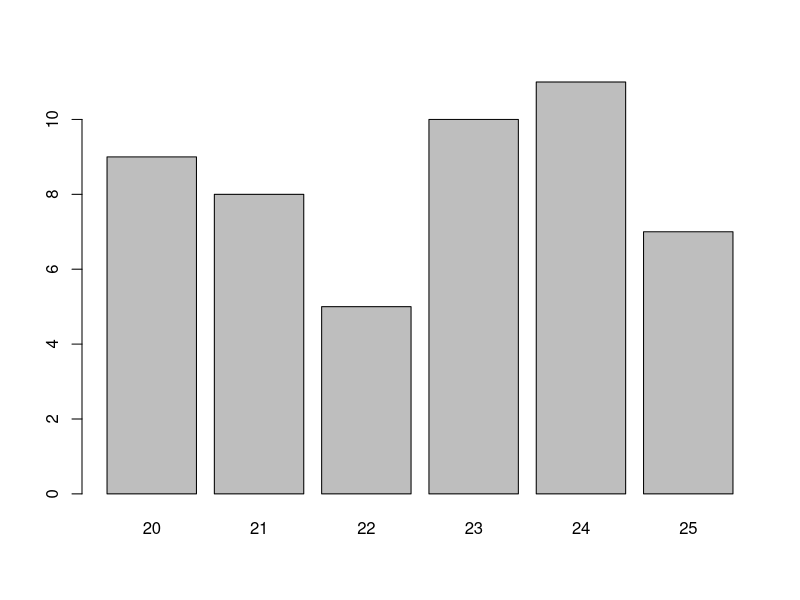
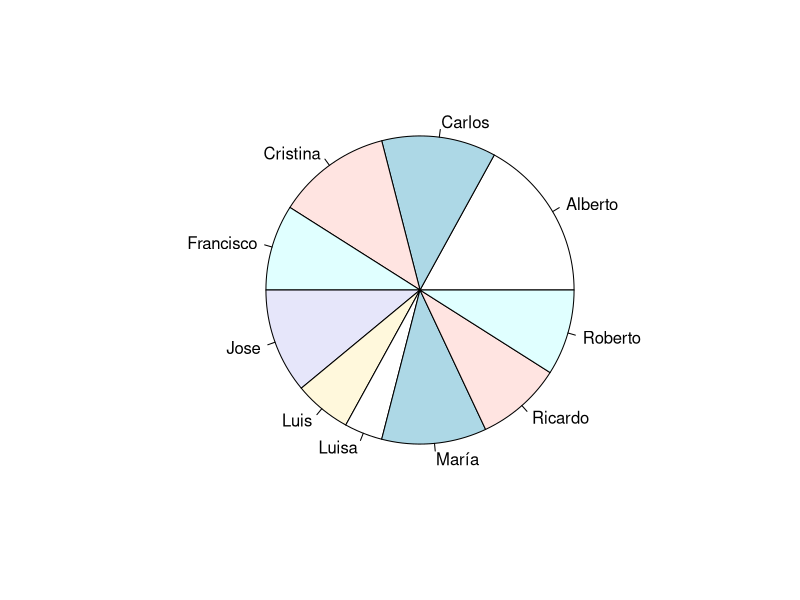
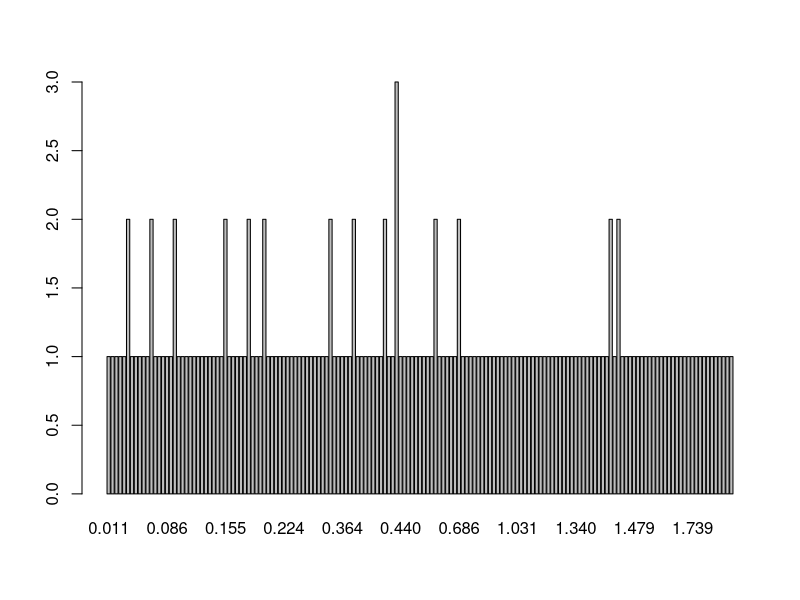

Source code (R) for these figures, in order:
# Pregunta 1
alumnos = factor(sample(c("Ricardo", "Luis", "Alberto", "Jose", "Francisco", "Carlos", "Roberto", "María", "Luisa", "Cristina"), size = 100,
                        replace = TRUE))
table(alumnos)

# Pregunta 2
edades = sample(20:80, size = 100, replace = TRUE)
prop.table(table(edades))              

# Pregunta 3
altura = sample(100:110, size = 50, replace = TRUE)
peso = sample(50:70, size = 50, replace = TRUE)
table(altura,peso)

# Pregunta 4 
prop.table(table(altura,peso))
edades = sample(20:30, size = 50, replace = TRUE)
altura = sample(100:110, size = 50, replace = TRUE)
prop.table(table(altura,edades))

# Pregunta 5
edades = sample(20:25, size = 50, replace = TRUE)
edad = table(edades)
barplot(edad)

# Pregunta 6
alumnos = factor(sample(c("Ricardo", "Luis", "Alberto", "Jose", "Francisco", "Carlos", "Roberto", "María", "Luisa", "Cristina"), size = 100,
                        replace = TRUE))
pie(table(alumnos))

# Pregunta 7
P7 = DNase
barplot(apply(P7, MARGIN = 2, FUN = table)$density)



